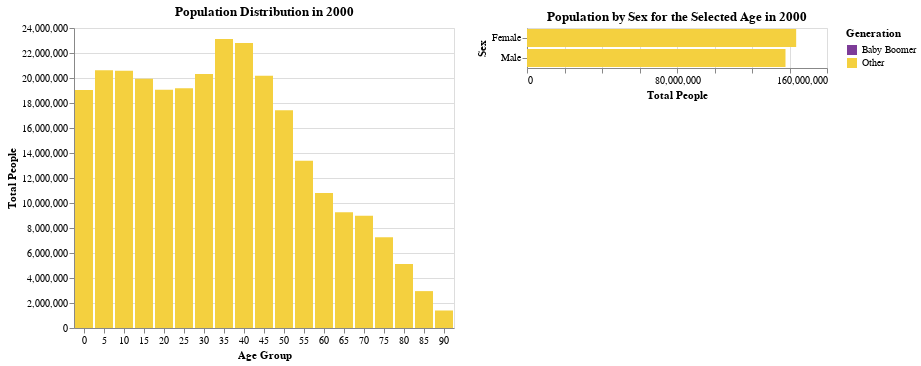

The notebook cell this image was saved under:
### Markdown cell above
##### Q6 - Linking

Let us take a closer look at just the year 2000 data, and find what the distribution of sex is for each individual age grouping.  Plot the distribution of ages as a bar chart for just the year 2000, and link a histogram that will plot the distribution of sex for the current selection.  It should default to no age group selected.  The histogram for the sex distribution should appear below the year 2000 data (vertically concatenated). When a bar on the top chart is selected, indicate its selection by turning the other bars light gray.  The histogram of the sex distribution below it should be a horizontal bar chart. 

Encode membership of the Baby Boomer generation with color using "#7D3C98" (purple) for the boomers "#F4D03F" (gold) for other.

### Code cell
df_2000 = df_pop[df_pop['year'] == 2000]

age_selection = alt.selection_point(encodings=['x'])

age_chart = alt.Chart(df_2000).mark_bar().encode(
    x=alt.X('age:O', title='Age Group', axis=alt.Axis(labelAngle=0)),  
    y=alt.Y('sum(people):Q', title='Total People'),
    color=alt.condition(age_selection, alt.ColorValue('#F4D03F'), alt.ColorValue('lightgray'))
).properties(
    title='Population Distribution in 2000'
).add_params(
    age_selection
)

# Set initial filter condition to exclude all data
sex_histogram = alt.Chart(df_2000).mark_bar().encode(
    y=alt.Y('sex:N', title='Sex'),
    x=alt.X('sum(people):Q', title='Total People'),
    color=alt.Color("Generation:N", 
                    scale=alt.Scale(domain=["Baby Boomer", "Other"], range=["#7D3C98", "#F4D03F"]),
                    legend=alt.Legend(title='Generation'))
).transform_filter(
    (age_selection) 
).properties(
    title='Population by Sex for the Selected Age in 2000'
)

total =  age_chart | sex_histogram
total

### Figure 1 — Vega-Lite specification as saved in the notebook (floating-point values rounded to 4 significant figures)
{"config": {"view": {"continuousWidth": 300, "continuousHeight": 300}}, "hconcat": [{"mark": {"type": "bar"}, "encoding": {"color": {"condition": {"param": "param_96", "value": "#F4D03F"}, "value": "lightgray"}, "x": {"axis": {"labelAngle": 0}, "field": "age", "title": "Age Group", "type": "ordinal"}, "y": {"aggregate": "sum", "field": "people", "title": "Total People", "type": "quantitative"}}, "name": "view_118", "title": "Population Distribution in 2000"}, {"mark": {"type": "bar"}, "encoding": {"color": {"field": "Generation", "legend": {"title": "Generation"}, "scale": {"domain": ["Baby Boomer", "Other"], "range": ["#7D3C98", "#F4D03F"]}, "type": "nominal"}, "x": {"aggregate": "sum", "field": "people", "title": "Total People", "type": "quantitative"}, "y": {"field": "sex", "title": "Sex", "type": "nominal"}}, "title": "Population by Sex for the Selected Age in 2000", "transform": [{"filter": {"param": "param_96"}}]}], "data": {"name": "data-532c5cd497cd2b42faf311cf28ac17a7"}, "params": [{"name": "param_96", "select": {"type": "point", "encodings": ["x"]}, "views": ["view_118"]}], "$schema": "https://vega.github.io/schema/vega-lite/v5.15.1.json", "datasets": {"data-532c5cd497cd2b42faf311cf28ac17a7": [{"year": 2000, "age": 0, "sex": "Male", "people": 9735380, "Generation": "Other"}, {"year": 2000, "age": 0, "sex": "Female", "people": 9310714, "Generation": "Other"}, {"year": 2000, "age": 5, "sex": "Male", "people": 10552146, "Generation": "Other"}, {"year": 2000, "age": 5, "sex": "Female", "people": 10069564, "Generation": "Other"}, {"year": 2000, "age": 10, "sex": "Male", "people": 10563233, "Generation": "Other"}, {"year": 2000, "age": 10, "sex": "Female", "people": 10022524, "Generation": "Other"}, {"year": 2000, "age": 15, "sex": "Male", "people": 10237419, "Generation": "Other"}, {"year": 2000, "age": 15, "sex": "Female", "people": 9692669, "Generation": "Other"}, {"year": 2000, "age": 20, "sex": "Male", "people": 9731315, "Generation": "Other"}, {"year": 2000, "age": 20, "sex": "Female", "people": 9324244, "Generation": "Other"}, {"year": 2000, "age": 25, "sex": "Male", "people": 9659493, "Generation": "Other"}, {"year": 2000, "age": 25, "sex": "Female", "people": 9518507, "Generation": "Other"}, {"year": 2000, "age": 30, "sex": "Male", "people": 10205879, "Generation": "Other"}, {"year": 2000, "age": 30, "sex": "Female", "people": 10119296, "Generation": "Other"}, {"year": 2000, "age": 35, "sex": "Male", "people": 11475182, "Generation": "Other"}, {"year": 2000, "age": 35, "sex": "Female", "people": 11635647, "Generation": "Other"}, {"year": 2000, "age": 40, "sex": "Male", "people": 11320252, "Generation": "Other"}, {"year": 2000, "age": 40, "sex": "Female", "people": 11488578, "Generation": "Other"}, {"year": 2000, "age": 45, "sex": "Male", "people": 9925006, "Generation": "Other"}, {"year": 2000, "age": 45, "sex": "Female", "people": 10261253, "Generation": "Other"}, {"year": 2000, "age": 50, "sex": "Male", "people": 8507934, "Generation": "Other"}, {"year": 2000, "age": 50, "sex": "Female", "people": 8911133, "Generation": "Other"}, {"year": 2000, "age": 55, "sex": "Male", "people": 6459082, "Generation": "Other"}, {"year": 2000, "age": 55, "sex": "Female", "people": 6921268, "Generation": "Other"}, {"year": 2000, "age": 60, "sex": "Male", "people": 5123399, "Generation": "Other"}, {"year": 2000, "age": 60, "sex": "Female", "people": 5668961, "Generation": "Other"}, {"year": 2000, "age": 65, "sex": "Male", "people": 4453623, "Generation": "Other"}, {"year": 2000, "age": 65, "sex": "Female", "people": 4804784, "Generation": "Other"}, {"year": 2000, "age": 70, "sex": "Male", "people": 3792145, "Generation": "Other"}, {"year": 2000, "age": 70, "sex": "Female", "people": 5184855, "Generation": "Other"}, {"year": 2000, "age": 75, "sex": "Male", "people": 2912655, "Generation": "Other"}, {"year": 2000, "age": 75, "sex": "Female", "people": 4355644, "Generation": "Other"}, {"year": 2000, "age": 80, "sex": "Male", "people": 1902638, "Generation": "Other"}, {"year": 2000, "age": 80, "sex": "Female", "people": 3221898, "Generation": "Other"}, {"year": 2000, "age": 85, "sex": "Male", "people": 970357, "Generation": "Other"}, {"year": 2000, "age": 85, "sex": "Female", "people": 1981156, "Generation": "Other"}, {"year": 2000, "age": 90, "sex": "Male", "people": 336303, "Generation": "Other"}, {"year": 2000, "age": 90, "sex": "Female", "people": 1064581, "Generation": "Other"}]}}
